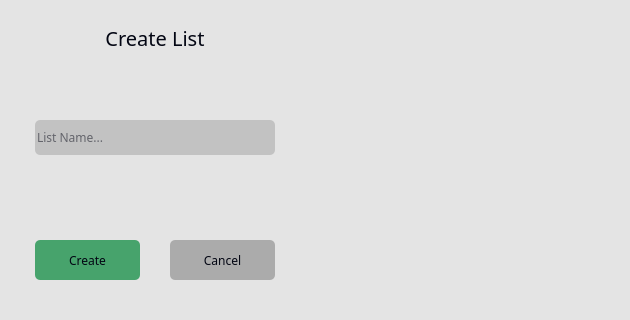
<?xml version="1.0" encoding="UTF-8"?>
<ui version="4.0">
 <class>MainWindow</class>
 <widget class="QMainWindow" name="MainWindow">
  <property name="geometry">
   <rect>
    <x>0</x>
    <y>0</y>
    <width>630</width>
    <height>320</height>
   </rect>
  </property>
  <property name="windowTitle">
   <string>ToDo List - Add Board</string>
  </property>
  <property name="windowIcon">
   <iconset>
    <normaloff>../../../.designer/img/logo.png</normaloff>../../../.designer/img/logo.png</iconset>
  </property>
  <property name="styleSheet">
   <string notr="true">background-color: #E4E4E4; border-radius: 5px;</string>
  </property>
  <widget class="QWidget" name="centralwidget">
   <widget class="QLabel" name="photo">
    <property name="geometry">
     <rect>
      <x>310</x>
      <y>0</y>
      <width>310</width>
      <height>310</height>
     </rect>
    </property>
    <property name="text">
     <string/>
    </property>
    <property name="pixmap">
     <pixmap>../img/lists.png</pixmap>
    </property>
    <property name="scaledContents">
     <bool>true</bool>
    </property>
    <property name="wordWrap">
     <bool>false</bool>
    </property>
   </widget>
   <widget class="QLineEdit" name="name">
    <property name="geometry">
     <rect>
      <x>35</x>
      <y>120</y>
      <width>240</width>
      <height>35</height>
     </rect>
    </property>
    <property name="font">
     <font>
      <family>Sans Serif</family>
      <pointsize>9</pointsize>
     </font>
    </property>
    <property name="styleSheet">
     <string notr="true">background-color: #C2C2C2; border-radius: 5px; color: #030613;</string>
    </property>
    <property name="placeholderText">
     <string>List Name...</string>
    </property>
   </widget>
   <widget class="QLabel" name="title">
    <property name="geometry">
     <rect>
      <x>35</x>
      <y>20</y>
      <width>240</width>
      <height>35</height>
     </rect>
    </property>
    <property name="font">
     <font>
      <family>Sans Serif</family>
      <pointsize>15</pointsize>
     </font>
    </property>
    <property name="styleSheet">
     <string notr="true">color: #030613;</string>
    </property>
    <property name="text">
     <string>Create List</string>
    </property>
    <property name="alignment">
     <set>Qt::AlignCenter</set>
    </property>
   </widget>
   <widget class="QPushButton" name="btn_cancel">
    <property name="geometry">
     <rect>
      <x>170</x>
      <y>240</y>
      <width>105</width>
      <height>40</height>
     </rect>
    </property>
    <property name="font">
     <font>
      <family>Sans Serif</family>
      <pointsize>9</pointsize>
     </font>
    </property>
    <property name="cursor">
     <cursorShape>PointingHandCursor</cursorShape>
    </property>
    <property name="styleSheet">
     <string notr="true"> background-color: #ABABAB; border-radius: 5px; color: #030613;</string>
    </property>
    <property name="text">
     <string>Cancel</string>
    </property>
   </widget>
   <widget class="QPushButton" name="btn_create">
    <property name="geometry">
     <rect>
      <x>35</x>
      <y>240</y>
      <width>105</width>
      <height>40</height>
     </rect>
    </property>
    <property name="font">
     <font>
      <family>Sans Serif</family>
      <pointsize>9</pointsize>
     </font>
    </property>
    <property name="cursor">
     <cursorShape>PointingHandCursor</cursorShape>
    </property>
    <property name="styleSheet">
     <string notr="true">background-color: #47A36C; border-radius: 5px; color: #030613;</string>
    </property>
    <property name="text">
     <string>Create</string>
    </property>
   </widget>
  </widget>
 </widget>
 <resources/>
 <connections/>
</ui>
